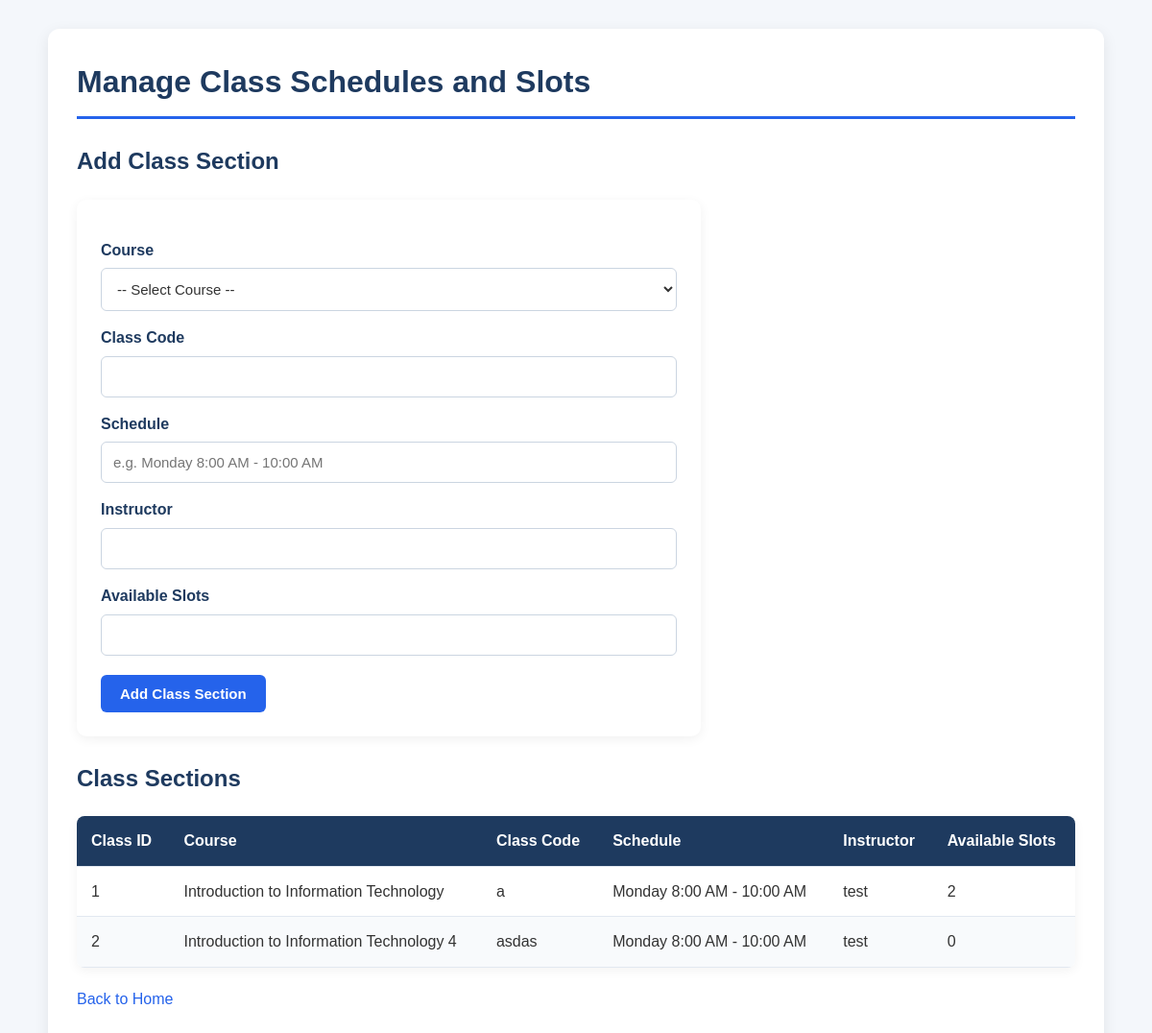
/admin/classes.php, run on the app's committed database.
### tables this page shows
CREATE TABLE `classes` (
  `class_id` int(11) NOT NULL,
  `course_id` int(11) NOT NULL,
  `class_code` varchar(20) NOT NULL,
  `schedule` varchar(100) DEFAULT NULL,
  `instructor` varchar(100) DEFAULT NULL,
  `slots` int(11) NOT NULL DEFAULT 0
);

CREATE TABLE `courses` (
  `course_id` int(11) NOT NULL,
  `course_code` varchar(20) NOT NULL,
  `course_name` varchar(100) NOT NULL,
  `description` text DEFAULT NULL
);

### classes/ClassSection.php (called while the page is built, shortened)
<?php
class ClassSection
{
    private $db;
    public function __construct(PDO $db){$this->db = $db;}
    public function allWithCourse()
    {
        $sql = "SELECT c.*, co.course_name, co.course_code
                FROM classes c
                JOIN courses co ON c.course_id = co.course_id";
        $stmt = $this->db->prepare($sql);
        $stmt->execute();
        return $stmt->fetchAll();
    }
}

### admin/classes.php (the view, shortened to what this page needs)
<?php
require_once __DIR__ . '/../config/db.php';
require_once __DIR__ . '/../classes/ClassSection.php';
$classModel = new ClassSection($db);
$classList = $classModel->allWithCourse();
?>
<!DOCTYPE html>
<html lang="en">
<head>
    <link rel="stylesheet" href="../css/style.css">
</head>
<body>
<div class="container">
    <h1>Manage Class Schedules and Slots</h1>
    <h2>Add Class Section</h2>
    <form method="POST">
        <label for="course_id">Course</label>
        <select name="course_id" id="course_id" required>
            <option value="">-- Select Course --</option>
        </select>
        <label for="code">Class Code</label>
        <input
            type="text"
            name="code"
            id="code"
            required
        >
        <label for="schedule">Schedule</label>
        <input
            type="text"
            name="schedule"
            id="schedule"
            placeholder="e.g. Monday 8:00 AM - 10:00 AM"
            required
        >
        <label for="instructor">Instructor</label>
        <input
            type="text"
            name="instructor"
            id="instructor"
            required
        >
        <label for="slots">Available Slots</label>
        <input
            type="number"
            name="slots"
            id="slots"
            min="0"
            required
        >
        <button type="submit" name="save_class">Add Class Section</button>
    </form>
    <h2>Class Sections</h2>
    <table>
        <thead>
            <tr>
                <th>Class ID</th>
                <th>Course</th>
                <th>Class Code</th>
                <th>Schedule</th>
                <th>Instructor</th>
                <th>Available Slots</th>
            </tr>
        </thead>
        <tbody>
            <?php if (empty($classList)): ?>
                <tr>
                    <td colspan="6">No class sections found.</td>
                </tr>
            <?php else: ?>
                <?php foreach ($classList as $class): ?>
                    <tr>
                        <td><?= (int) $class['class_id'] ?></td>
                        <td><?= htmlspecialchars($class['course_name'], ENT_QUOTES, 'UTF-8') ?></td>
                        <td><?= htmlspecialchars($class['class_code'], ENT_QUOTES, 'UTF-8') ?></td>
                        <td><?= htmlspecialchars($class['schedule'], ENT_QUOTES, 'UTF-8') ?></td>
                        <td><?= htmlspecialchars($class['instructor'], ENT_QUOTES, 'UTF-8') ?></td>
                        <td><?= (int) $class['slots'] ?></td>
                    </tr>
                <?php endforeach; ?>
            <?php endif; ?>
        </tbody>
    </table>
    <p><a href="../index.php">Back to Home</a></p>
</div>
</body>
</html>

### css/style.css (style rules this page uses)
* { margin: 0; padding: 0; box-sizing: border-box; }
body { font-family: Arial, Helvetica, sans-serif; background-color: #f4f7fb; color: #333; line-height: 1.6; padding: 30px; }
h1, h2, h3 { color: #1e3a5f; margin-bottom: 20px; }
h1 { font-size: 32px; border-bottom: 3px solid #2563eb; padding-bottom: 10px; }
h2 { font-size: 24px; margin-top: 25px; }
p { margin-bottom: 15px; }
.container { max-width: 1100px; margin: 0 auto; background: #ffffff; padding: 30px; border-radius: 12px; box-shadow: 0 4px 15px rgba(0, 0, 0, 0.08); }
a { color: #2563eb; text-decoration: none; }
form { max-width: 650px; margin: 20px 0; background: #ffffff; padding: 25px; border-radius: 10px; box-shadow: 0 3px 12px rgba(0, 0, 0, 0.06); }
label { display: block; font-weight: bold; margin: 15px 0 6px; color: #1e3a5f; }
input, select, textarea { display: block; width: 100%; padding: 12px; border: 1px solid #cbd5e1; border-radius: 6px; font-size: 15px; background: #ffffff; color: #333; outline: none; }
button, input[type="submit"] { display: inline-block; width: auto; padding: 11px 20px; margin-top: 20px; background: #2563eb; color: #ffffff; border: none; border-radius: 6px; font-size: 15px; font-weight: bold; cursor: pointer; transition: background 0.2s; }
table { width: 100%; border-collapse: collapse; margin: 20px 0; background: #ffffff; border-radius: 8px; overflow: hidden; box-shadow: 0 3px 12px rgba(0, 0, 0, 0.05); }
thead { background: #1e3a5f; color: #ffffff; }
th, td { padding: 13px 15px; text-align: left; border-bottom: 1px solid #e2e8f0; }
th { font-weight: bold; white-space: nowrap; }
tbody tr:nth-child(even) { background: #f8fafc; }

### data on the page
classes: class_id "1", course.course_name "Introduction to Information Technology", class_code "a", schedule "Monday 8:00 AM - 10:00 AM", instructor "test", slots "2"
classes: class_id "2", course.course_name "Introduction to Information Technology 4", class_code "asdas", schedule "Monday 8:00 AM - 10:00 AM", instructor "test", slots "0"
